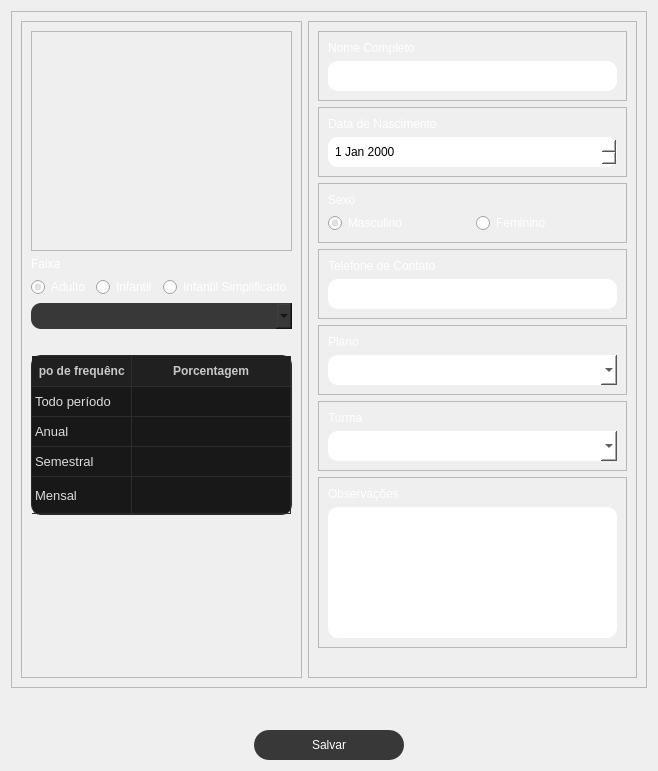
<?xml version="1.0" encoding="UTF-8"?>
<ui version="4.0">
 <class>AddStudentView</class>
 <widget class="QDialog" name="AddStudentView">
  <property name="geometry">
   <rect>
    <x>0</x>
    <y>0</y>
    <width>658</width>
    <height>771</height>
   </rect>
  </property>
  <property name="windowTitle">
   <string>Aluno</string>
  </property>
  <layout class="QVBoxLayout" name="verticalLayout_9">
   <item>
    <widget class="QFrame" name="frame_6">
     <property name="frameShape">
      <enum>QFrame::Shape::StyledPanel</enum>
     </property>
     <property name="frameShadow">
      <enum>QFrame::Shadow::Raised</enum>
     </property>
     <layout class="QHBoxLayout" name="horizontalLayout">
      <item>
       <widget class="QFrame" name="left">
        <property name="frameShape">
         <enum>QFrame::Shape::StyledPanel</enum>
        </property>
        <property name="frameShadow">
         <enum>QFrame::Shadow::Raised</enum>
        </property>
        <layout class="QVBoxLayout" name="verticalLayout_8">
         <item>
          <widget class="QFrame" name="frame_user_photo_2">
           <property name="frameShape">
            <enum>QFrame::Shape::StyledPanel</enum>
           </property>
           <property name="frameShadow">
            <enum>QFrame::Shadow::Raised</enum>
           </property>
           <layout class="QHBoxLayout" name="horizontalLayout_4">
            <item>
             <spacer name="h1_2">
              <property name="orientation">
               <enum>Qt::Orientation::Horizontal</enum>
              </property>
              <property name="sizeHint" stdset="0">
               <size>
                <width>40</width>
                <height>20</height>
               </size>
              </property>
             </spacer>
            </item>
            <item>
             <widget class="QLabel" name="label_user_photo">
              <property name="minimumSize">
               <size>
                <width>200</width>
                <height>200</height>
               </size>
              </property>
              <property name="maximumSize">
               <size>
                <width>200</width>
                <height>300</height>
               </size>
              </property>
              <property name="text">
               <string/>
              </property>
             </widget>
            </item>
            <item>
             <spacer name="h2_2">
              <property name="orientation">
               <enum>Qt::Orientation::Horizontal</enum>
              </property>
              <property name="sizeHint" stdset="0">
               <size>
                <width>40</width>
                <height>20</height>
               </size>
              </property>
             </spacer>
            </item>
           </layout>
          </widget>
         </item>
         <item>
          <widget class="QLabel" name="label_7">
           <property name="styleSheet">
            <string notr="true">color: rgb(255, 255, 255);</string>
           </property>
           <property name="text">
            <string>Faixa</string>
           </property>
          </widget>
         </item>
         <item>
          <layout class="QHBoxLayout" name="horizontalLayout_5">
           <item>
            <widget class="QRadioButton" name="radio_adult">
             <property name="styleSheet">
              <string notr="true">color: rgb(255, 255, 255);</string>
             </property>
             <property name="text">
              <string>Adulto</string>
             </property>
             <property name="checked">
              <bool>true</bool>
             </property>
            </widget>
           </item>
           <item>
            <widget class="QRadioButton" name="radio_child">
             <property name="styleSheet">
              <string notr="true">color: rgb(255, 255, 255);
</string>
             </property>
             <property name="text">
              <string>Infantil</string>
             </property>
            </widget>
           </item>
           <item>
            <widget class="QRadioButton" name="radio_child_simple">
             <property name="styleSheet">
              <string notr="true">color: rgb(255, 255, 255);</string>
             </property>
             <property name="text">
              <string>Infantil Simplificado</string>
             </property>
            </widget>
           </item>
          </layout>
         </item>
         <item>
          <widget class="QComboBox" name="combo_belts">
           <property name="styleSheet">
            <string notr="true">QComboBox{
	background:  #383838;
	border-radius: 10px;
	padding: 5px;
}
</string>
           </property>
          </widget>
         </item>
         <item>
          <widget class="QLabel" name="label_4">
           <property name="text">
            <string/>
           </property>
          </widget>
         </item>
         <item>
          <widget class="QTableWidget" name="table_frequency">
           <property name="enabled">
            <bool>true</bool>
           </property>
           <property name="minimumSize">
            <size>
             <width>0</width>
             <height>160</height>
            </size>
           </property>
           <property name="styleSheet">
            <string notr="true">/* QTableWidget / QTableView - Dark Modern */

QTableWidget {
    background-color: rgb(24, 24, 24);
    color: rgb(220, 220, 220);
    gridline-color: rgb(45, 45, 45);
    border: 1px solid rgb(40, 40, 40);
    border-radius: 10px;
    font-size: 13px;
    selection-background-color: rgb(52, 120, 180);
    selection-color: white;
}

/* Linhas alternadas */
QTableWidget::item:alternate {
    background-color: rgb(28, 28, 28);
}

/* Hover */
QTableWidget::item:hover {
    background-color: rgb(40, 40, 40);
}

/* Selecionado */
QTableWidget::item:selected {
    background-color: rgb(52, 120, 180);
    color: white;
}

/* Header horizontal */
QHeaderView::section {
    background-color: rgb(32, 32, 32);
    color: rgb(200, 200, 200);
    padding: 6px;
    border: none;
    border-bottom: 1px solid rgb(45, 45, 45);
    border-right: 1px solid rgb(45, 45, 45);
    font-weight: bold;
}

/* Header hover */
QHeaderView::section:hover {
    background-color: rgb(38, 38, 38);
}

/* Scrollbars minimalistas */
QScrollBar:vertical {
    background: rgb(24, 24, 24);
    width: 10px;
    margin: 0;
}

QScrollBar::handle:vertical {
    background: rgb(60, 60, 60);
    border-radius: 5px;
    min-height: 20px;
}

QScrollBar::handle:vertical:hover {
    background: rgb(90, 90, 90);
}

QScrollBar::add-line,
QScrollBar::sub-line {
    height: 0;
}

/* Foco discreto */
QTableWidget:focus {
    outline: none;
}
</string>
           </property>
           <property name="editTriggers">
            <set>QAbstractItemView::EditTrigger::NoEditTriggers</set>
           </property>
           <property name="selectionMode">
            <enum>QAbstractItemView::SelectionMode::NoSelection</enum>
           </property>
           <attribute name="horizontalHeaderVisible">
            <bool>true</bool>
           </attribute>
           <attribute name="horizontalHeaderStretchLastSection">
            <bool>true</bool>
           </attribute>
           <attribute name="verticalHeaderVisible">
            <bool>false</bool>
           </attribute>
           <attribute name="verticalHeaderCascadingSectionResizes">
            <bool>false</bool>
           </attribute>
           <attribute name="verticalHeaderShowSortIndicator" stdset="0">
            <bool>false</bool>
           </attribute>
           <attribute name="verticalHeaderStretchLastSection">
            <bool>true</bool>
           </attribute>
           <row>
            <property name="text">
             <string>all_period</string>
            </property>
           </row>
           <row>
            <property name="text">
             <string>yearly</string>
            </property>
           </row>
           <row>
            <property name="text">
             <string>biannual</string>
            </property>
           </row>
           <row>
            <property name="text">
             <string>monthly</string>
            </property>
           </row>
           <column>
            <property name="text">
             <string>Tipo de frequência</string>
            </property>
           </column>
           <column>
            <property name="text">
             <string>Porcentagem</string>
            </property>
           </column>
           <item row="0" column="0">
            <property name="text">
             <string>Todo período</string>
            </property>
           </item>
           <item row="1" column="0">
            <property name="text">
             <string>Anual</string>
            </property>
           </item>
           <item row="2" column="0">
            <property name="text">
             <string>Semestral</string>
            </property>
           </item>
           <item row="3" column="0">
            <property name="text">
             <string>Mensal</string>
            </property>
           </item>
          </widget>
         </item>
         <item>
          <spacer name="v1_2">
           <property name="orientation">
            <enum>Qt::Orientation::Vertical</enum>
           </property>
           <property name="sizeHint" stdset="0">
            <size>
             <width>20</width>
             <height>291</height>
            </size>
           </property>
          </spacer>
         </item>
        </layout>
       </widget>
      </item>
      <item>
       <widget class="QFrame" name="right">
        <property name="frameShape">
         <enum>QFrame::Shape::StyledPanel</enum>
        </property>
        <property name="frameShadow">
         <enum>QFrame::Shadow::Raised</enum>
        </property>
        <layout class="QVBoxLayout" name="verticalLayout_10">
         <item>
          <widget class="QFrame" name="frame_7">
           <property name="frameShape">
            <enum>QFrame::Shape::StyledPanel</enum>
           </property>
           <property name="frameShadow">
            <enum>QFrame::Shadow::Raised</enum>
           </property>
           <layout class="QVBoxLayout" name="verticalLayout_11">
            <item>
             <widget class="QLabel" name="label_8">
              <property name="styleSheet">
               <string notr="true">color: rgb(255, 255, 255);</string>
              </property>
              <property name="text">
               <string>Nome Completo</string>
              </property>
             </widget>
            </item>
            <item>
             <widget class="QLineEdit" name="line_name">
              <property name="minimumSize">
               <size>
                <width>0</width>
                <height>30</height>
               </size>
              </property>
              <property name="styleSheet">
               <string notr="true">QLineEdit{
	background:  rgb(255, 255, 255);
	border-radius: 10px;
	padding: 5px;
}
</string>
              </property>
             </widget>
            </item>
           </layout>
          </widget>
         </item>
         <item>
          <widget class="QFrame" name="frame">
           <property name="frameShape">
            <enum>QFrame::Shape::StyledPanel</enum>
           </property>
           <property name="frameShadow">
            <enum>QFrame::Shadow::Raised</enum>
           </property>
           <layout class="QVBoxLayout" name="verticalLayout">
            <item>
             <widget class="QLabel" name="label_2">
              <property name="styleSheet">
               <string notr="true">color: rgb(255, 255, 255);</string>
              </property>
              <property name="text">
               <string>Data de Nascimento</string>
              </property>
             </widget>
            </item>
            <item>
             <widget class="QDateEdit" name="dateEdit">
              <property name="minimumSize">
               <size>
                <width>0</width>
                <height>30</height>
               </size>
              </property>
              <property name="styleSheet">
               <string notr="true">QDateEdit{
	background:  rgb(255, 255, 255);
	border-radius: 10px;
	padding: 5px;
}
</string>
              </property>
              <property name="maximumDateTime">
               <datetime>
                <hour>2</hour>
                <minute>59</minute>
                <second>59</second>
                <year>2101</year>
                <month>1</month>
                <day>1</day>
               </datetime>
              </property>
              <property name="minimumDateTime">
               <datetime>
                <hour>6</hour>
                <minute>0</minute>
                <second>0</second>
                <year>1900</year>
                <month>9</month>
                <day>14</day>
               </datetime>
              </property>
             </widget>
            </item>
           </layout>
          </widget>
         </item>
         <item>
          <widget class="QFrame" name="frame_2">
           <property name="frameShape">
            <enum>QFrame::Shape::StyledPanel</enum>
           </property>
           <property name="frameShadow">
            <enum>QFrame::Shadow::Raised</enum>
           </property>
           <layout class="QVBoxLayout" name="verticalLayout_2">
            <item>
             <widget class="QLabel" name="label_3">
              <property name="styleSheet">
               <string notr="true">color: rgb(255, 255, 255);</string>
              </property>
              <property name="text">
               <string>Sexo</string>
              </property>
             </widget>
            </item>
            <item>
             <layout class="QHBoxLayout" name="horizontalLayout_2">
              <item>
               <widget class="QRadioButton" name="radio_male">
                <property name="styleSheet">
                 <string notr="true">color: rgb(255, 255, 255);</string>
                </property>
                <property name="text">
                 <string>Masculino</string>
                </property>
                <property name="checked">
                 <bool>true</bool>
                </property>
               </widget>
              </item>
              <item>
               <widget class="QRadioButton" name="radio_female">
                <property name="styleSheet">
                 <string notr="true">color: rgb(255, 255, 255);</string>
                </property>
                <property name="text">
                 <string>Feminino</string>
                </property>
               </widget>
              </item>
             </layout>
            </item>
           </layout>
          </widget>
         </item>
         <item>
          <widget class="QFrame" name="frame_8">
           <property name="frameShape">
            <enum>QFrame::Shape::StyledPanel</enum>
           </property>
           <property name="frameShadow">
            <enum>QFrame::Shadow::Raised</enum>
           </property>
           <layout class="QVBoxLayout" name="verticalLayout_12">
            <item>
             <widget class="QLabel" name="label_9">
              <property name="styleSheet">
               <string notr="true">color: rgb(255, 255, 255);</string>
              </property>
              <property name="text">
               <string>Telefone de Contato</string>
              </property>
             </widget>
            </item>
            <item>
             <widget class="QLineEdit" name="line_phone">
              <property name="minimumSize">
               <size>
                <width>0</width>
                <height>30</height>
               </size>
              </property>
              <property name="styleSheet">
               <string notr="true">QLineEdit{
	background:  rgb(255, 255, 255);
	border-radius: 10px;
	padding: 5px;
}
</string>
              </property>
             </widget>
            </item>
           </layout>
          </widget>
         </item>
         <item>
          <widget class="QFrame" name="frame_9">
           <property name="frameShape">
            <enum>QFrame::Shape::StyledPanel</enum>
           </property>
           <property name="frameShadow">
            <enum>QFrame::Shadow::Raised</enum>
           </property>
           <layout class="QVBoxLayout" name="verticalLayout_13">
            <item>
             <widget class="QLabel" name="label_10">
              <property name="styleSheet">
               <string notr="true">color: rgb(255, 255, 255);</string>
              </property>
              <property name="text">
               <string>Plano</string>
              </property>
             </widget>
            </item>
            <item>
             <widget class="QComboBox" name="combo_plan">
              <property name="minimumSize">
               <size>
                <width>0</width>
                <height>30</height>
               </size>
              </property>
              <property name="styleSheet">
               <string notr="true">QComboBox{
	background:  rgb(255, 255, 255);
	border-radius: 10px;
	padding: 5px;
}
</string>
              </property>
             </widget>
            </item>
           </layout>
          </widget>
         </item>
         <item>
          <widget class="QFrame" name="frame_10">
           <property name="frameShape">
            <enum>QFrame::Shape::StyledPanel</enum>
           </property>
           <property name="frameShadow">
            <enum>QFrame::Shadow::Raised</enum>
           </property>
           <layout class="QVBoxLayout" name="verticalLayout_14">
            <item>
             <widget class="QLabel" name="label_11">
              <property name="styleSheet">
               <string notr="true">color: rgb(255, 255, 255);</string>
              </property>
              <property name="text">
               <string>Turma</string>
              </property>
             </widget>
            </item>
            <item>
             <widget class="QComboBox" name="combo_class">
              <property name="minimumSize">
               <size>
                <width>0</width>
                <height>30</height>
               </size>
              </property>
              <property name="styleSheet">
               <string notr="true">QComboBox{
	background:  rgb(255, 255, 255);
	border-radius: 10px;
	padding: 5px;
}
</string>
              </property>
             </widget>
            </item>
           </layout>
          </widget>
         </item>
         <item>
          <widget class="QFrame" name="frame_11">
           <property name="frameShape">
            <enum>QFrame::Shape::StyledPanel</enum>
           </property>
           <property name="frameShadow">
            <enum>QFrame::Shadow::Raised</enum>
           </property>
           <layout class="QVBoxLayout" name="verticalLayout_15">
            <item>
             <widget class="QLabel" name="label_12">
              <property name="styleSheet">
               <string notr="true">color: rgb(255, 255, 255);</string>
              </property>
              <property name="text">
               <string>Observações</string>
              </property>
             </widget>
            </item>
            <item>
             <widget class="QTextEdit" name="textEdit_observation">
              <property name="styleSheet">
               <string notr="true">QTextEdit{
	background:  rgb(255, 255, 255);
	border-radius: 10px;
	padding: 5px;
}
</string>
              </property>
             </widget>
            </item>
           </layout>
          </widget>
         </item>
         <item>
          <spacer name="horizontalSpacer_4">
           <property name="orientation">
            <enum>Qt::Orientation::Horizontal</enum>
           </property>
           <property name="sizeHint" stdset="0">
            <size>
             <width>657</width>
             <height>20</height>
            </size>
           </property>
          </spacer>
         </item>
         <item>
          <spacer name="verticalSpacer_2">
           <property name="orientation">
            <enum>Qt::Orientation::Vertical</enum>
           </property>
           <property name="sizeHint" stdset="0">
            <size>
             <width>20</width>
             <height>40</height>
            </size>
           </property>
          </spacer>
         </item>
        </layout>
       </widget>
      </item>
     </layout>
    </widget>
   </item>
   <item>
    <widget class="QLabel" name="label">
     <property name="minimumSize">
      <size>
       <width>0</width>
       <height>30</height>
      </size>
     </property>
     <property name="text">
      <string/>
     </property>
     <property name="alignment">
      <set>Qt::AlignmentFlag::AlignCenter</set>
     </property>
    </widget>
   </item>
   <item>
    <layout class="QHBoxLayout" name="horizontalLayout_3">
     <item>
      <spacer name="horizontalSpacer">
       <property name="orientation">
        <enum>Qt::Orientation::Horizontal</enum>
       </property>
       <property name="sizeHint" stdset="0">
        <size>
         <width>40</width>
         <height>20</height>
        </size>
       </property>
      </spacer>
     </item>
     <item>
      <widget class="QPushButton" name="save_btn">
       <property name="minimumSize">
        <size>
         <width>150</width>
         <height>30</height>
        </size>
       </property>
       <property name="styleSheet">
        <string notr="true">QPushButton {
                            background: #383838;
                            color: white;
                            border-radius: 15px;
                            }

                            QPushButton:hover {
                            background-color: #303030;
                            color: white;
                            }

                            QPushButton:disabled{
                            background-color: rgb(222, 222, 222);
                            }</string>
       </property>
       <property name="text">
        <string>Salvar</string>
       </property>
      </widget>
     </item>
     <item>
      <spacer name="horizontalSpacer_2">
       <property name="orientation">
        <enum>Qt::Orientation::Horizontal</enum>
       </property>
       <property name="sizeHint" stdset="0">
        <size>
         <width>40</width>
         <height>20</height>
        </size>
       </property>
      </spacer>
     </item>
    </layout>
   </item>
  </layout>
 </widget>
 <resources/>
 <connections/>
</ui>
